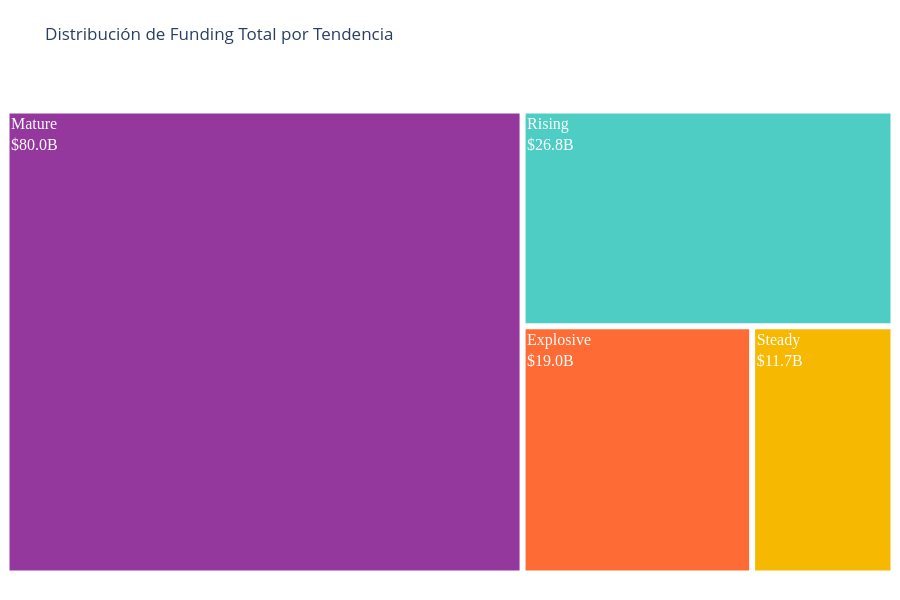

Notebook cell for this chart:
### Markdown cell above
#### 4.3 Treemap: Funding por Trend

### Code cell
from src.charts.composition import plot_hierarchical_treemap

trend_funding = (
    processed_df.groupby('trend', as_index=False)['funding_billions']
    .sum()
    .sort_values('funding_billions', ascending=False)
)

fig = plot_hierarchical_treemap(
    trend_funding,
    path_cols=['trend'],
    value_col='funding_billions',
    color_col='trend',
    color_map=TREND_COLORS,
    title='Distribución de Funding Total por Tendencia'
)
fig.show()

### Figure 1 — Plotly figure (JSON) as saved in the notebook; plotly's stock layout.template omitted (floating-point values rounded to 4 significant figures)
{"data": [{"branchvalues": "total", "customdata": [[26.8, "Rising"], [19, "Explosive"], [80, "Mature"], [11.7, "Steady"]], "domain": {"x": [0, 1], "y": [0, 1]}, "hovertemplate": "labels=%{label}<br>funding_billions=%{customdata[0]:.1f}<br>parent=%{parent}<br>id=%{id}<br>trend=%{customdata[1]}<extra></extra>", "ids": ["Rising", "Explosive", "Mature", "Steady"], "labels": ["Rising", "Explosive", "Mature", "Steady"], "marker": {"colors": ["#4ECDC4", "#FF6B35", "#95389E", "#F7B801"], "line": {"color": "white", "width": 3}}, "name": "", "parents": ["", "", "", ""], "textfont": {"color": "white", "family": "Nunito", "size": 16}, "texttemplate": "%{label}<br>$%{value:.1f}B", "type": "treemap", "values": [26.8, 19, 80, 11.7]}], "layout": {"height": 600, "legend": {"tracegroupgap": 0}, "margin": {"b": 20, "l": 0, "r": 0, "t": 80}, "title": {"text": "Distribución de Funding Total por Tendencia"}, "width": 900}}
